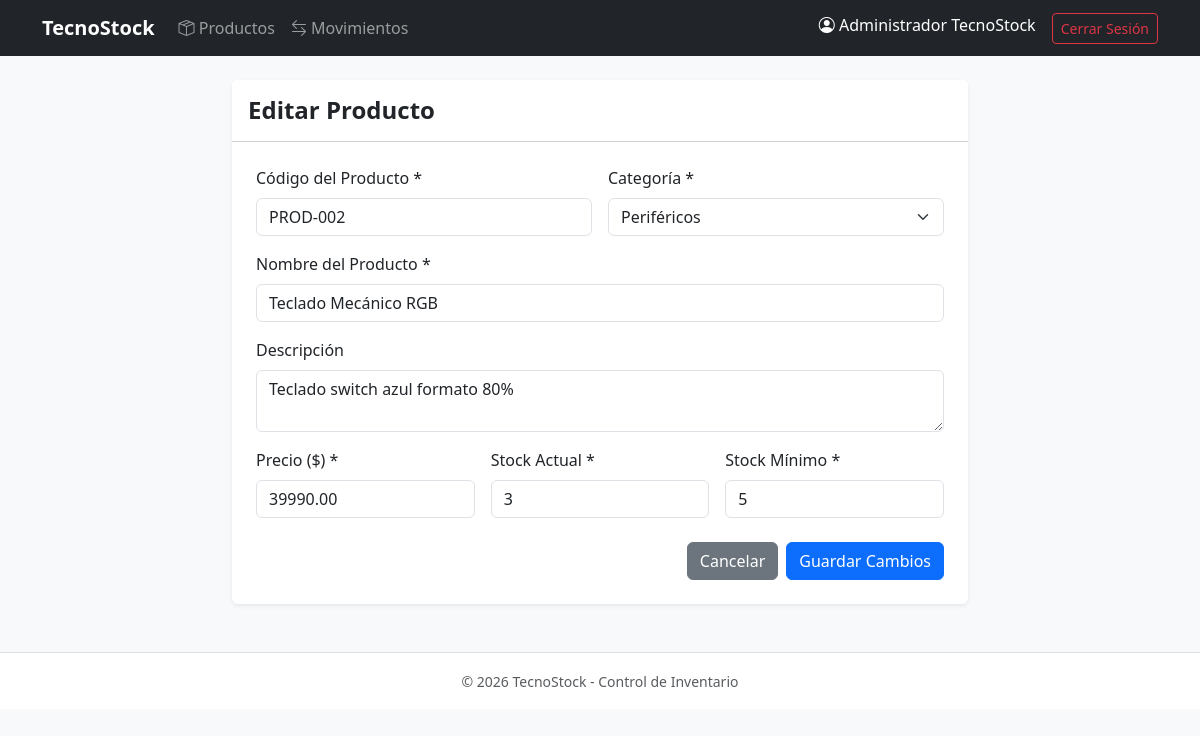
The app's page /producto_form.php?id=2 (signed in) with its own data.
### tables this page shows
CREATE TABLE productos (
    id_producto INT AUTO_INCREMENT PRIMARY KEY,
    codigo VARCHAR(50) NOT NULL UNIQUE,
    nombre VARCHAR(150) NOT NULL,
    descripcion TEXT,
    precio DECIMAL(10,2) NOT NULL CHECK (precio >= 0),
    stock_actual INT NOT NULL DEFAULT 0 CHECK (stock_actual >= 0),
    stock_minimo INT NOT NULL DEFAULT 0 CHECK (stock_minimo >= 0),
    estado TINYINT(1) DEFAULT 1,
    id_categoria INT NOT NULL,
    CONSTRAINT fk_productos_categoria FOREIGN KEY (id_categoria) 
        REFERENCES categorias(id_categoria) ON UPDATE CASCADE ON DELETE RESTRICT
);

CREATE TABLE categorias (
    id_categoria INT AUTO_INCREMENT PRIMARY KEY,
    nombre VARCHAR(100) NOT NULL UNIQUE,
    descripcion TEXT,
    estado TINYINT(1) DEFAULT 1
);

### producto_form.php (the view, shortened to what this page needs)
<?php
require_once 'config/conexion.php';
$stmtCat = $pdo->query("SELECT id_categoria, nombre FROM categorias WHERE estado = 1 ORDER BY nombre ASC");
$categorias = $stmtCat->fetchAll();
$id_producto = $_GET['id'] ?? null;
$es_edicion  = !empty($id_producto);
$codigo       = '';
$nombre       = '';
$descripcion  = '';
$precio       = '';
$stock_actual = '0';
$stock_minimo = '0';
$id_categoria = '';
if ($es_edicion && $_SERVER['REQUEST_METHOD'] !== 'POST') {
    $stmt = $pdo->prepare("SELECT * FROM productos WHERE id_producto = :id");
    $stmt->execute(['id' => $id_producto]);
    $producto = $stmt->fetch();
    $codigo       = $producto['codigo'];
    $nombre       = $producto['nombre'];
    $descripcion  = $producto['descripcion'];
    $precio       = $producto['precio'];
    $stock_actual = $producto['stock_actual'];
    $stock_minimo = $producto['stock_minimo'];
    $id_categoria = $producto['id_categoria'];
}
require_once 'includes/header.php';
?>
<div class="row justify-content-center">
    <div class="col-md-8">
        <div class="card shadow-sm border-0">
            <div class="card-header bg-white py-3">
                <h4 class="card-title mb-0 fw-bold"><?= $es_edicion ? 'Editar Producto' : 'Registrar Nuevo Producto' ?></h4>
            </div>
            <div class="card-body p-4">
                <form method="POST" id="formProducto" novalidate>
                    <div class="row g-3 mb-3">
                        <div class="col-md-6">
                            <label for="codigo" class="form-label">Código del Producto *</label>
                            <input type="text" class="form-control" id="codigo" name="codigo" required value="<?= htmlspecialchars($codigo) ?>">
                        </div>
                        <div class="col-md-6">
                            <label for="id_categoria" class="form-label">Categoría *</label>
                            <select class="form-select" id="id_categoria" name="id_categoria" required>
                                <?php foreach ($categorias as $cat): ?>
                                    <option value="<?= $cat['id_categoria'] ?>" <?= ($id_categoria == $cat['id_categoria']) ? 'selected' : '' ?>>
                                        <?= htmlspecialchars($cat['nombre']) ?>
                                    </option>
                                <?php endforeach; ?>
                            </select>
                        </div>
                    </div>
                    <div class="mb-3">
                        <label for="nombre" class="form-label">Nombre del Producto *</label>
                        <input type="text" class="form-control" id="nombre" name="nombre" required value="<?= htmlspecialchars($nombre) ?>">
                    </div>
                    <div class="mb-3">
                        <label for="descripcion" class="form-label">Descripción</label>
                        <textarea class="form-control" id="descripcion" name="descripcion" rows="2"><?= htmlspecialchars($descripcion) ?></textarea>
                    </div>
                    <div class="row g-3 mb-4">
                        <div class="col-md-4">
                            <label for="precio" class="form-label">Precio ($) *</label>
                            <input type="number" step="0.01" min="0" class="form-control" id="precio" name="precio" required value="<?= htmlspecialchars($precio) ?>">
                        </div>
                        <div class="col-md-4">
                            <label for="stock_actual" class="form-label">Stock Actual *</label>
                            <input type="number" min="0" class="form-control" id="stock_actual" name="stock_actual" required value="<?= htmlspecialchars($stock_actual) ?>">
                        </div>
                        <div class="col-md-4">
                            <label for="stock_minimo" class="form-label">Stock Mínimo *</label>
                            <input type="number" min="0" class="form-control" id="stock_minimo" name="stock_minimo" required value="<?= htmlspecialchars($stock_minimo) ?>">
                        </div>
                    </div>
                    <div class="d-flex justify-content-end gap-2">
                        <a href="productos.php" class="btn btn-secondary">Cancelar</a>
                        <button type="submit" class="btn btn-primary"><?= $es_edicion ? 'Guardar Cambios' : 'Registrar Producto' ?></button>
                    </div>
                </form>
            </div>
        </div>
    </div>
</div>
<?php require_once 'includes/footer.php'; ?>

### records on screen
productos: codigo "PROD-002", id_categoria "Periféricos", nombre "Teclado Mecánico RGB", descripcion "Teclado switch azul formato 80%", precio "39990.00", stock_actual "3", stock_minimo "5"

### other values on screen
$_SESSION['usuario_nombre'] "Administrador TecnoStock"
